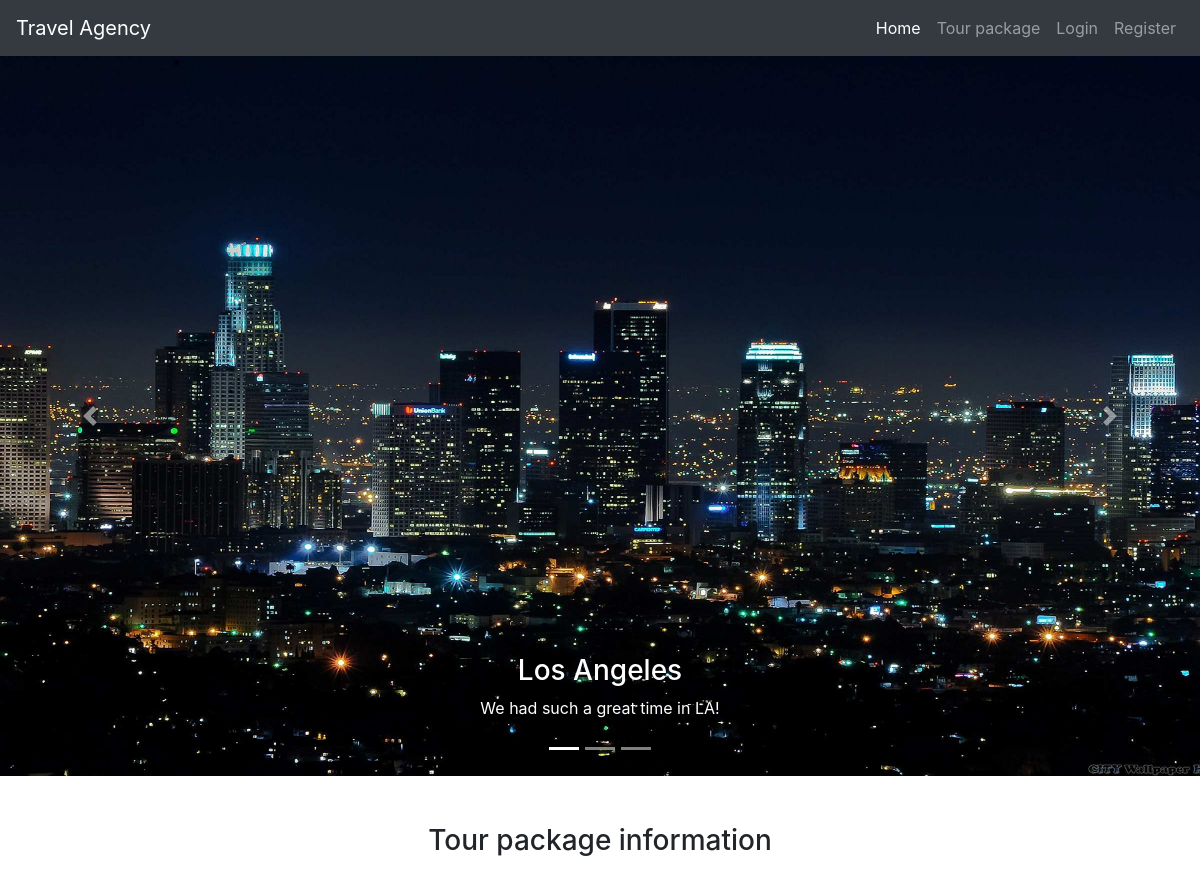
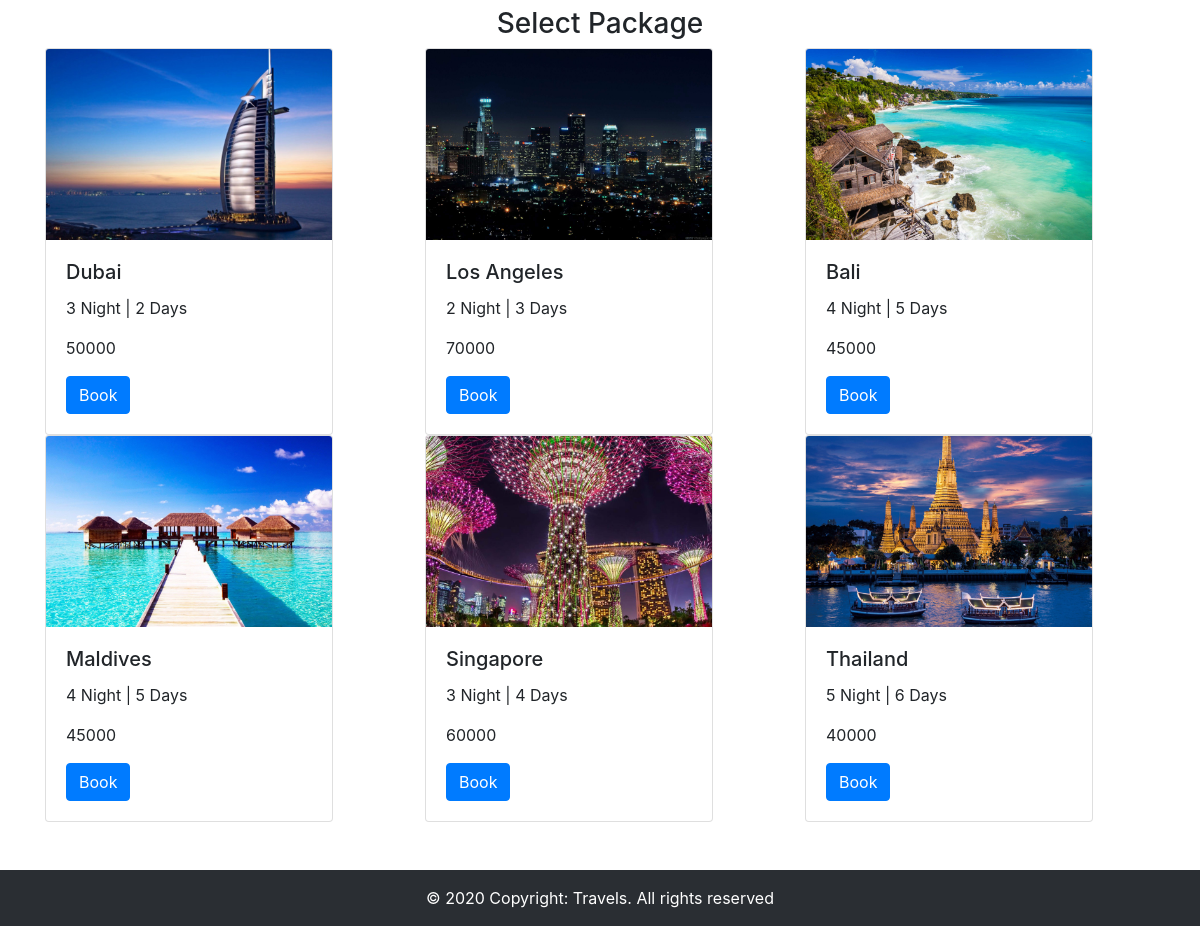
The page / on the database its author committed (2 pictures, top to bottom).
### tables this page shows
CREATE TABLE `packages` (
  `id` int(11) NOT NULL,
  `Place` varchar(100) NOT NULL,
  `description` varchar(250) NOT NULL,
  `cost` bigint(8) NOT NULL,
  `images` varchar(100) NOT NULL
);

### index.php (the view, shortened to what this page needs)
<?php
include_once"config.php";
?>
<html>
<head>
    <link rel="stylesheet" type="text/css" href="css/style.css">
    <link rel="stylesheet" href="https://cdn.jsdelivr.net/npm/bootstrap@4.6.1/dist/css/bootstrap.min.css">
</head>
<body>
    <nav class="navbar navbar-expand-lg navbar-dark bg-dark">
        <a class="navbar-brand" href="#">Travel Agency</a>
        <div class="collapse navbar-collapse" id="navbarSupportedContent">
            <ul class="navbar-nav ml-auto">
                <li class="nav-item active">
                    <a class="nav-link" href="index.php">Home
                    </a>
                </li>
                <li class="nav-item">
                    <a class="nav-link" href="#tourpackage">Tour package</a>
                </li>
                <?php  if(!isset($_SESSION['user_name'])){ ?>
                <li class="nav-item">
                    <a class="nav-link" href="login_form.php">Login</a>
                </li>
                <li class="nav-item">
                    <a class="nav-link" href="register_form.php">Register</a>
                </li>
                <?php } else { ?>
                <li class="nav-item">
                    <a class="nav-link" href="logout.php">Logout</a>
                </li>
                <?php } ?>
            </ul>
        </div>
    </nav>
    <section id="tourpackage">
        <div id="tourpackage" class="carousel slide" data-ride="carousel">
            <ul class="carousel-indicators">
                <li data-target="#demo" data-slide-to="0" class="active"></li>
                <li data-target="#demo" data-slide-to="1"></li>
                <li data-target="#demo" data-slide-to="2"></li>
            </ul>
            <div class="carousel-inner">
                <div class="carousel-item active">
                    <img src="images/la.jpg" alt="Los Angeles" width="1100" height="500">
                    <div class="carousel-caption">
                        <h3>Los Angeles</h3>
                        <p>We had such a great time in LA!</p>
                    </div>
                </div>
            </div>
            <a class="carousel-control-prev" href="#" data-slide="prev">
                <span class="carousel-control-prev-icon"></span>
            </a>
            <a class="carousel-control-next" href="#" data-slide="next">
                <span class="carousel-control-next-icon"></span>
            </a>
        </div>
    </section>
    <section class="my-5">
        <div>
            <h3 class="text-center">Tour package information</h3>
        </div>
        <div class="container"><br>
        <h3 class="text-center">Select Package</h3>
        <div class="row">
        <?php
            $sql = "select * from packages";
            $sqlRun = mysqli_query($conn,$sql);
            while($pack = mysqli_fetch_assoc($sqlRun)){
        ?>
            <div class="col-md-4">
                <div class="card" style="width: 18rem;">
                    <img src="images/<?= $pack['images'] ?>" class="card-img-top" alt="...">
                    <div class="card-body">
                        <h5 class="card-title"><?= $pack['Place'] ?></h5>
                        <p class="card-text"><?= $pack['description'] ?></p>
                        <p class="card-text"><?= $pack['cost'] ?></p>
                        <a href="viewdeal.php?id='<?= $pack['id']?>'" class="btn btn-primary">Book</a>
                    </div>
                </div>
            </div>
        <?php }
         ?>
        </div>
    </div>
    </section>
    <div class="w3-container">
        <footer class="bg-dark text-center text-white">
            <div class="w3-container">
                <div class="text-center p-3" style="background-color: rgba(0, 0, 0, 0.2);">
                    © 2020 Copyright: Travels. All rights reserved
                </div>
        </footer>
    </div>
</body>
</html>

### css/style.css (style rules this page uses)
* { margin: 0; padding: 0; box-sizing: border-box; }
.carousel-inner img { width: 100%; height: 90vh; }

### rows shown on the page
packages: images (picture), Place "Dubai", description "3 Night | 2 Days", cost "50000"
packages: images (picture), Place "Los Angeles", description "2 Night | 3 Days", cost "70000"
packages: images (picture), Place "Bali", description "4 Night | 5 Days", cost "45000"
packages: images (picture), Place "Maldives", description "4 Night | 5 Days", cost "45000"
packages: images (picture), Place "Singapore", description "3 Night | 4 Days", cost "60000"
packages: images (picture), Place "Thailand", description "5 Night | 6 Days", cost "40000"
